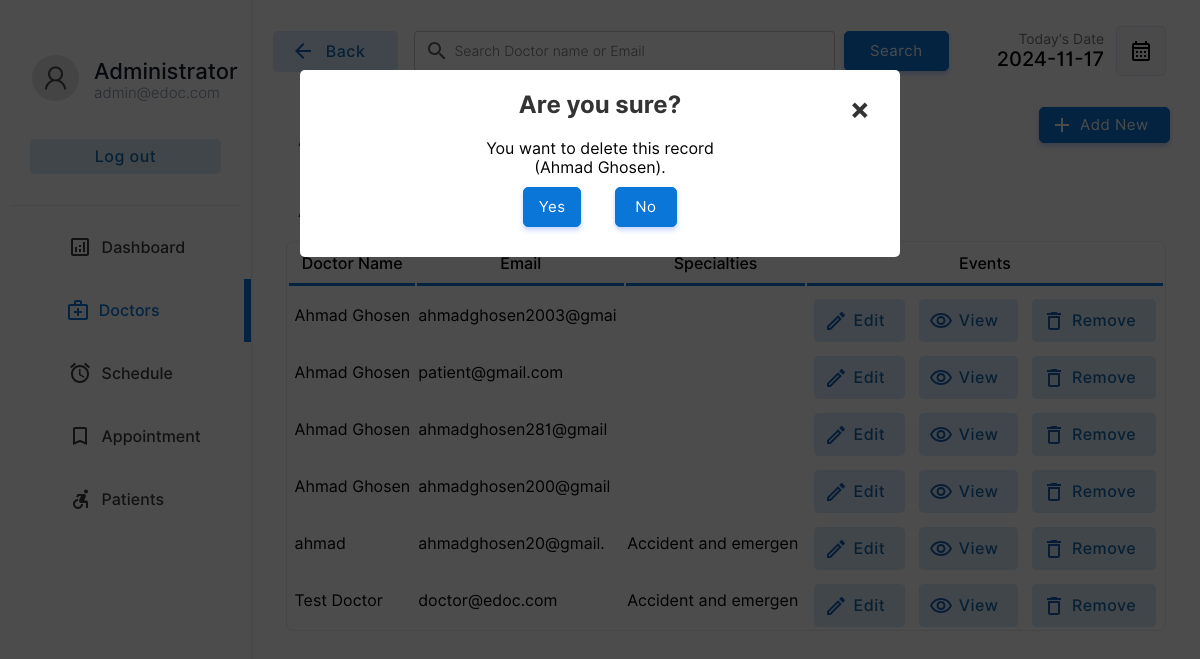
The page /doctor/doctors.php?action=drop&id=5&name=Ahmad Ghosen (signed in) on the database its author committed.
### tables this page shows
CREATE TABLE IF NOT EXISTS `doctor` (
  `docid` int NOT NULL AUTO_INCREMENT,
  `docemail` varchar(255) DEFAULT NULL,
  `docname` varchar(255) DEFAULT NULL,
  `docpassword` varchar(255) DEFAULT NULL,
  `docnic` varchar(15) DEFAULT NULL,
  `doctel` varchar(15) DEFAULT NULL,
  `specialties` int DEFAULT '1',
  PRIMARY KEY (`docid`),
  KEY `specialties` (`specialties`)
);

CREATE TABLE IF NOT EXISTS `specialties` (
  `id` int NOT NULL,
  `sname` varchar(50) DEFAULT NULL,
  PRIMARY KEY (`id`)
);

### doctor/doctors.php (the view, shortened to what the rows shown need)
<!DOCTYPE html>
<html lang="en">
<head>
    <link rel="stylesheet" href="../css/animations.css">
    <link rel="stylesheet" href="../css/main.css">
    <link rel="stylesheet" href="../css/admin.css">
</head>
<body>
    <?php
    include("../connection.php");
    ?>
        <div class="dash-body">
            <table border="0" width="100%" style=" border-spacing: 0;margin:0;padding:0;margin-top:25px; ">
                <?php
                    if($_POST){
                        $keyword=$_POST["search"];
                        $sqlmain= "select * from doctor where docemail='$keyword' or docname='$keyword' or docname like '$keyword%' or docname like '%$keyword' or docname like '%$keyword%'";
                    }else{
                        $sqlmain= "select * from doctor order by docid desc";
                    }
                ?>
                <tr>
                   <td colspan="4">
                       <center>
                        <div class="abc scroll">
                        <table width="93%" class="sub-table scrolldown" border="0">
                        <thead>
                        <tr>
                                <th class="table-headin">
                                Doctor Name
                                </th>
                                <th class="table-headin">
                                    Email
                                </th>
                                <th class="table-headin">
                                    Specialties
                                </th>
                                <th class="table-headin">
                                    Events
                                </tr>
                        </thead>
                        <tbody>
                            <?php
                                $result= $database->query($sqlmain);
                                if($result->num_rows==0){
                                    echo '<tr>
                                    <td colspan="4">
                                    <br><br><br><br>
                                    <center>
                                    <img src="../img/notfound.svg" width="25%">
                                    <br>
                                    <p class="heading-main12" style="margin-left: 45px;font-size:20px;color:rgb(49, 49, 49)">We  couldnt find anything related to your keywords !</p>
                                    <a class="non-style-link" href="doctors.php"><button  class="login-btn btn-primary-soft btn"  style="display: flex;justify-content: center;align-items: center;margin-left:20px;">&nbsp; Show all Doctors &nbsp;</font></button>
                                    </a>
                                    </center>
                                    <br><br><br><br>
                                    </td>
                                    </tr>';
                                }
                                else{
                                    for ( $x=0; $x<$result->num_rows;$x++){
                                        $row=$result->fetch_assoc();
                                        $docid=$row["docid"];
                                        $name=$row["docname"];
                                        $email=$row["docemail"];
                                        $spe=$row["specialties"];
                                        $spcil_res= $database->query("select sname from specialties where id='$spe'");
                                        $spcil_array= $spcil_res->fetch_assoc();
                                        $spcil_name=$spcil_array["sname"];
                                        echo '<tr>
                                        <td> &nbsp;'.
                                        substr($name,0,30)
                                        .'</td>
                                        <td>
                                        '.substr($email,0,20).'
                                        </td>
                                        <td>
                                            '.substr($spcil_name,0,20).'
                                        </td>
                                        <td>
                                        <div style="display:flex;justify-content: center;">
                                        <a href="?action=edit&id='.$docid.'&error=0" class="non-style-link"><button  class="btn-primary-soft btn button-icon btn-edit"  style="padding-left: 40px;padding-top: 12px;padding-bottom: 12px;margin-top: 10px;"><font class="tn-in-text">Edit</font></button></a>
                                        &nbsp;&nbsp;&nbsp;
                                        <a href="?action=view&id='.$docid.'" class="non-style-link"><button  class="btn-primary-soft btn button-icon btn-view"  style="padding-left: 40px;padding-top: 12px;padding-bottom: 12px;margin-top: 10px;"><font class="tn-in-text">View</font></button></a>
                                       &nbsp;&nbsp;&nbsp;
                                       <a href="?action=drop&id='.$docid.'&name='.$name.'" class="non-style-link"><button  class="btn-primary-soft btn button-icon btn-delete"  style="padding-left: 40px;padding-top: 12px;padding-bottom: 12px;margin-top: 10px;"><font class="tn-in-text">Remove</font></button></a>
                                        </div>
                                        </td>
                                    </tr>';
                                }
                            }
                            ?>
                            </tbody>
                        </table>
                        </div>
                        </center>
                   </td>
                </tr>
            </table>
        </div>
    <?php
    if($_GET){
        $id=$_GET["id"];
        $action=$_GET["action"];
        if($action=='drop'){
            $nameget=$_GET["name"];
            echo '
            <div id="popup1" class="overlay">
                    <div class="popup">
                    <center>
                        <h2>Are you sure?</h2>
                        <a class="close" href="doctors.php">&times;</a>
                        <div class="content">
                            You want to delete this record<br>('.substr($nameget,0,40).').
                        </div>
                        <div style="display: flex;justify-content: center;">
                        <a href="delete-doctor.php?id='.$id.'" class="non-style-link"><button  class="btn-primary btn"  style="display: flex;justify-content: center;align-items: center;margin:10px;padding:10px;"<font class="tn-in-text">&nbsp;Yes&nbsp;</font></button></a>&nbsp;&nbsp;&nbsp;
                        <a href="doctors.php" class="non-style-link"><button  class="btn-primary btn"  style="display: flex;justify-content: center;align-items: center;margin:10px;padding:10px;"><font class="tn-in-text">&nbsp;&nbsp;No&nbsp;&nbsp;</font></button></a>
                        </div>
                    </center>
            </div>
            </div>
            ';
        }elseif($action=='edit'){
            $sqlmain= "select * from doctor where docid='$id'";
            $result= $database->query($sqlmain);
            $row=$result->fetch_assoc();
            $name=$row["docname"];
            $email=$row["docemail"];
            $spe=$row["specialties"];
            $spcil_res= $database->query("select sname from specialties where id='$spe'");
            $spcil_array= $spcil_res->fetch_assoc();
            $spcil_name=$spcil_array["sname"];
            $nic=$row['docnic'];
            $tele=$row['doctel'];
            $error_1=$_GET["error"];
                $errorlist= array(
                    '1'=>'<label for="promter" class="form-label" style="color:rgb(255, 62, 62);text-align:center;">Already have an account for this Email address.</label>',
                    '2'=>'<label for="promter" class="form-label" style="color:rgb(255, 62, 62);text-align:center;">Password Conformation Error! Reconform Password</label>',
                    '3'=>'<label for="promter" class="form-label" style="color:rgb(255, 62, 62);text-align:center;"></label>',
                    '4'=>"",
                    '0'=>'',
                );
            if($error_1!='4'){
                    echo '
                    <div id="popup1" class="overlay">
                            <div class="popup">
                            <center>
                                <a class="close" href="doctors.php">&times;</a>
                                <div style="display: flex;justify-content: center;">
                                <div class="abc">
                                <table width="80%" class="sub-table scrolldown add-doc-form-container" border="0">
                                <tr>
                                        <td class="label-td" colspan="2">'.
                                            $errorlist[$error_1]
                                        .'</td>
                                    </tr>
                                    <tr>
                                        <td>
                                            <p style="padding: 0;margin: 0;text-align: left;font-size: 25px;font-weight: 500;">Edit Doctor Details.</p>
                                        Doctor ID : '.$id.' (Auto Generated)<br><br>
                                        </td>
                                    </tr>
                                    <tr>
                                        <td class="label-td" colspan="2">
                                            <form action="edit-doc.php" method="POST" class="add-new-form">
                                            <label for="Email" class="form-label">Email: </label>
                                            <input type="hidden" value="'.$id.'" name="id00">
                                        </td>
                                    </tr>
                                    <tr>
                                        <td class="label-td" colspan="2">
                                        <input type="email" name="email" class="input-text" placeholder="Email Address" value="'.$email.'" required><br>
                                        </td>
                                    </tr>
                                    <tr>
                                        <td class="label-td" colspan="2">
                                            <label for="name" class="form-label">Name: </label>
                                        </td>
                                    </tr>
                                    <tr>
                                        <td class="label-td" colspan="2">
                                            <input type="text" name="name" class="input-text" placeholder="Doctor Name" value="'.$name.'" required><br>
                                        </td>
                                    </tr>
                                    <tr>
                                        <td class="label-td" colspan="2">
                                            <label for="nic" class="form-label">NIC: </label>
                                        </td>
                                    </tr>
                                    <tr>
                                        <td class="label-td" colspan="2">
                                            <input type="text" name="nic" class="input-text" placeholder="NIC Number" value="'.$nic.'" required><br>
                                        </td>
                                    </tr>
                                    <tr>
                                        <td class="label-td" colspan="2">
                                            <label for="Tele" class="form-label">Telephone: </label>
                                        </td>
                                    </tr>
                                    <tr>
                                        <td class="label-td" colspan="2">
                                            <input type="tel" name="Tele" class="input-text" placeholder="Telephone Number" value="'.$tele.'" required><br>
                                        </td>
                                    </tr>
                                    <tr>
                                        <td class="label-td" colspan="2">
                                            <label for="spec" class="form-label">Choose specialties: (Current'.$spcil_name.')</label>
                                        </td>
                                    </tr>
                                    <tr>
                                        <td class="label-td" colspan="2">
                                            <select name="spec" id="" class="box">';
                                                $list11 = $database->query("select  * from  specialties;");
                                                for ($y=0;$y<$list11->num_rows;$y++){
                                                    $row00=$list11->fetch_assoc();
                                                    $sn=$row00["sname"];
                                                    $id00=$row00["id"];
                                                    echo "<option value=".$id00.">$sn</option><br/>";
                                                };
                                echo     '       </select><br><br>
                                        </td>
                                    </tr>
                                    <tr>
                                        <td class="label-td" colspan="2">
                                            <label for="password" class="form-label">Password: </label>
                                        </td>
                                    </tr>
                                    <tr>
                                        <td class="label-td" colspan="2">
                                            <input type="password" name="password" class="input-text" placeholder="Defind a Password" required><br>
                                        </td>
                                    </tr><tr>
                                        <td class="label-td" colspan="2">
                                            <label for="cpassword" class="form-label">Conform Password: </label>
                                        </td>
                                    </tr>
                                    <tr>
                                        <td class="label-td" colspan="2">
                                            <input type="password" name="cpassword" class="input-text" placeholder="Conform Password" required><br>
                                        </td>
                                    </tr>
                                    <tr>
                                        <td colspan="2">
                                            <input type="reset" value="Reset" class="login-btn btn-primary-soft btn" >&nbsp;&nbsp;&nbsp;&nbsp;&nbsp;
                                            <input type="submit" value="Save" class="login-btn btn-primary btn">
                                        </td>
                                    </tr>
                                    </form>
                                    </tr>
                                </table>
                                </div>
                                </div>
                            </center>
                            <br><br>
                    </div>
                    </div>
                    ';
        }; };
    };
?>
</body>
</html>

### rows shown on the page
doctor: docname "Ahmad Ghosen", docemail "ahmadghosen2003@gmai"
doctor: docname "Ahmad Ghosen", docemail "patient@gmail.com"
doctor: docname "Ahmad Ghosen", docemail "ahmadghosen281@gmail"
doctor: docname "Ahmad Ghosen", docemail "ahmadghosen200@gmail"
doctor: docname "ahmad", docemail "ahmadghosen20@gmail.", specialties.sname "Accident and emergen"
doctor: docname "Test Doctor", docemail "doctor@edoc.com", specialties.sname "Accident and emergen"

### other values the page prints
substr($nameget,0,40) "Ahmad Ghosen"
